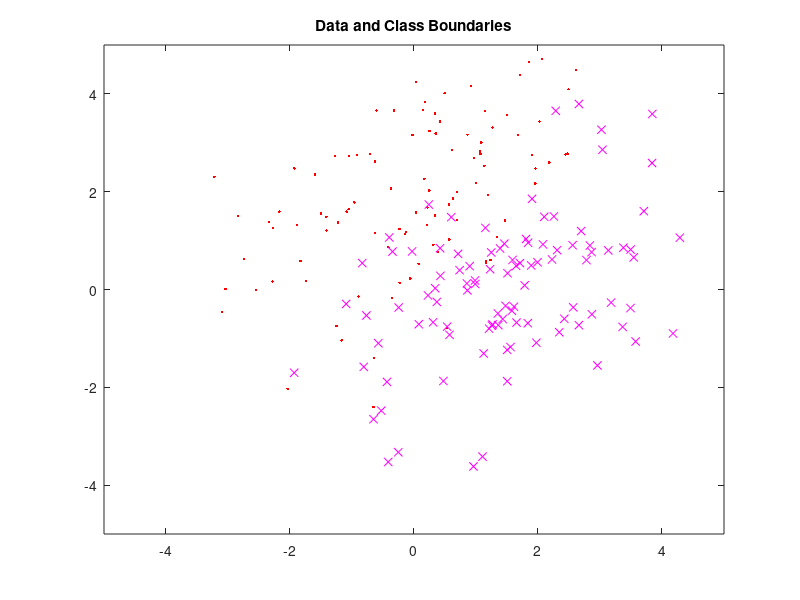

MATLAB code to generate this figure: (Note: this script raises an error after producing the figure.)
%% COMP3206/COMP6229(2016/17): Machine Learning Lab 2
%
%% Part 1: Finding the Perpendicular Distance to Origin
% The following code creates a line, finds the angle of the line, then the
% perpendicular angle, and finally use the perpendicular angle and the
% distance given by the equation $-c/\sqrt{a^2_1+b^2_1}$ to create a line
% from the origin, which should meet the original line perfectly.
plot([0 -4], [-3 0], 'b', 'LineWidth', 2, 'DisplayName', 'Original Line'); 
title('Finding the Perpendicular Distance to Origin');
axis([-5 1 -5 1]); grid on;
hold on;
perp(1, :) = -5:0.1:5;
a = 3;
b = 4;
c = 12;
gradient = a/-b;

%distance equation given to us
distance = -c/sqrt(a^2 + b^2);

%calculating the angle with trigonometry
angle(1) = atan(gradient(1));
%calculating the perpendicular angle by adding pi/2
angle(2) = angle(1) + pi/2;

% draws a line with the perpendicular angle and distance given
plot([0 distance*cos(angle(2))], [0 distance*sin(angle(2))], 'DisplayName','Perpendicular Distance to Origin');
legend('show'); hold off;

%%
% As can be seen in [INSERT ABOVE], the above line is perpendicular with
% the the original line, goes to the origin, is the same length as the
% distance given, and meets the line.

%% Part 2: Generating Samples from Bi-Variate Normal Densities with Distinct Means
means(1,:) = [0   2].';
means(2,:) = [1.5 0].';
sigma = [2 1; 1 2];
valuesSize = 100;

X1 = mvnrnd(means(1, :).', sigma, valuesSize);
X2 = mvnrnd(means(2, :).', sigma, valuesSize);

plot(X1(:,1),X1(:,2),'r.', 'DisplayName', 'Class +1');
hold on; title('Data and Class Boundaries');
plot(X2(:,1),X2(:,2),'mx', 'DisplayName', 'Class -1');
axis([-5 5 -5 5]);
%% Part 3: Computing Bayes Optimal Class Boundry
% Solves the solutions for the equation $\mathbf{\omega^T \times X} - 1 = 0 $ 
invSig = inv(sigma);
w = 2*invSig*(means(1,:).' - means(2,:).');
b = ( transpose(means(1,:).')*invSig*means(1,:).' - ...
    ( transpose(means(2,:).')*invSig*means(2,:).')) - ...
    log(1);
varX = sym('x', [2 1]);
eqn = transpose(w)*varX + b == 0;
[solx, ~, ~, ~] = solve(eqn,varX, 'ReturnConditions', true);
x(1,:) = [-5 5]; x(2,:) = subs(solx, x(1,:));
plot(x(1,:), x(2,:), 'DisplayName', 'Bayes Optimal Class Boundary');
%% Part 4: Perceptron Learning Algorithm
data = [X1 ones(valuesSize,1) -1*ones(valuesSize,1)];
data = [data; X2 ones(valuesSize,1) 1*ones(valuesSize,1)];
valuesSize = size(data);
selection = randperm(valuesSize(1));
trainingPercentage = 0.8;

% seperating data into training and test data
trainingData = data(selection(1:valuesSize(1)*trainingPercentage),:);
testData = data(selection(valuesSize(1)*trainingPercentage+1:valuesSize(1)),:);

weights = zeros(1,3);
eta = 0.001;
trainingDataSize = size(trainingData);
for iter=1:10000
	j = randi([1 trainingDataSize(1)]);
	result = dot(trainingData(j,1:3),weights);
	if result >= 0
		result = 1;
	else
		result = -1;
	end
	% divided by 2 because we want error to be 1, 0, or -1.
	error = (trainingData(j,4) - result)/2;
	weights = weights + eta * error * trainingData(j,1:3);
end
testDataSize = size(testData);
success = 0;
for iter=1:testDataSize(1)
	result = dot(testData(iter,1:3),weights);
	if result * testData(iter, 4) > 0
		success = success + 1;
	end
end
SuccessRatio = success/testDataSize(1);
disp(['Success Ratio =' num2str(SuccessRatio)]);

input = sym('X', [2 1]); varIn = [input; 1];
eqn = dot(varIn,weights) == 0;
[solx, ~, ~, ~] = solve(eqn,input, 'ReturnConditions', true);
x(1,:) = [-5 5]; x(2,:) = subs(solx, x(1,:));
plot(x(1,:), x(2,:), 'r', 'DisplayName', 'Perceptron Boundary'); 
legend('show'); hold off;
%%
% As you can see in [INSERT FIGURE REFERENCE], the boundary of
% the Perceptron Learning Algorithm is quite similar to the Bayes Optimal
% Class Boundry, but not perfect. As eta and the max number of iterations
% are increased, the accuracy of the Perceptron Learning Algorithm
% increases, but it reaches a limit as it is impossible to classifly all
% the data correctly, due to the nature of a Normal Distribution having a
% range of infinity. 